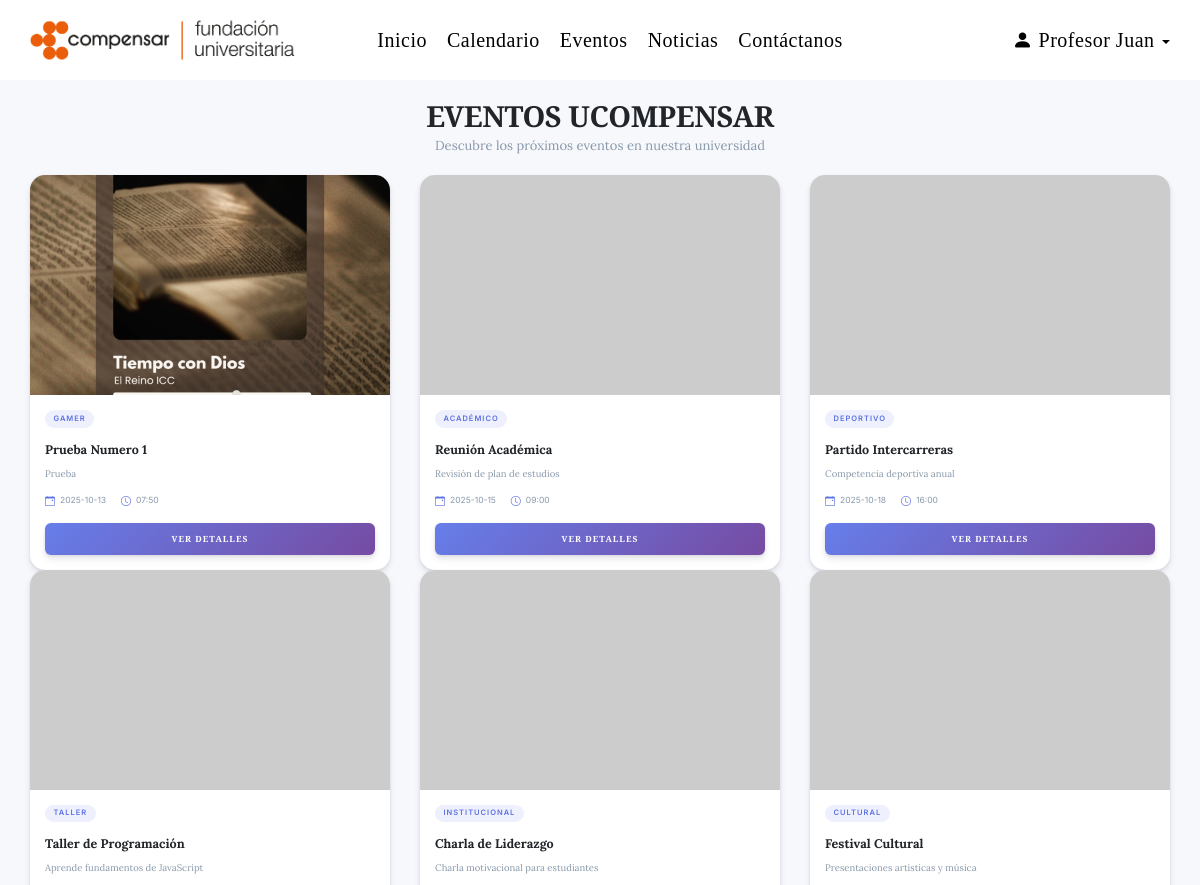
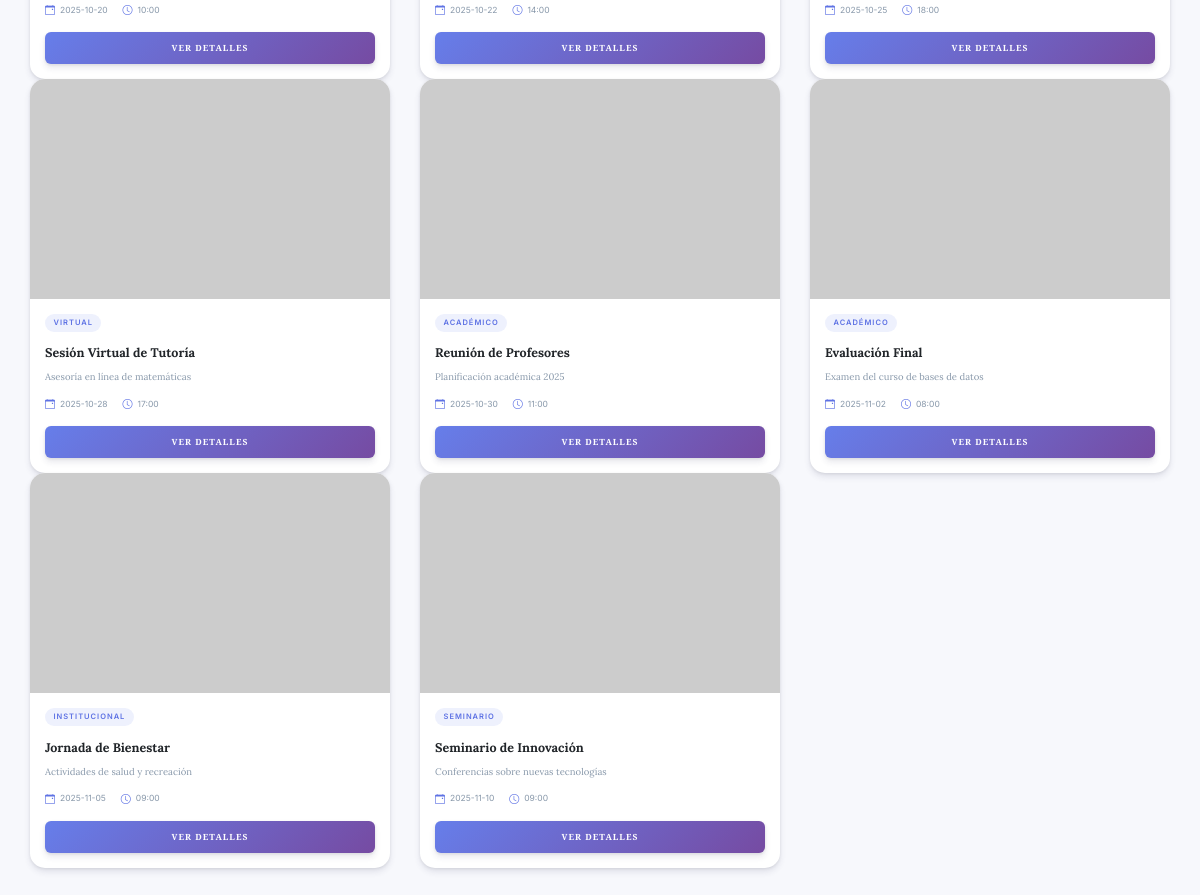
Page /src/Pages/Eventos/eventos.php (signed in) on the committed database (2 pictures, top to bottom).
### tables this page shows
CREATE TABLE `eventos` (
  `id` int(11) NOT NULL,
  `nombre` varchar(100) NOT NULL,
  `descripcion` text DEFAULT NULL,
  `imagen` varchar(255) DEFAULT NULL,
  `tipo` varchar(50) DEFAULT NULL,
  `fecha` datetime NOT NULL
);

### src/Pages/Eventos/eventos.php (the view, shortened to what this page needs)
<?php
include(__DIR__ . '/../../config/conexion.php');
 $sql = "SELECT
            e.id, e.nombre, e.descripcion, e.tipo, e.fecha, e.imagen,
            GROUP_CONCAT(et.nombre SEPARATOR ', ') AS etiquetas
        FROM eventos e
        LEFT JOIN evento_etiquetas ee ON e.id = ee.evento_id
        LEFT JOIN etiquetas et ON ee.etiqueta_id = et.id
        GROUP BY e.id
        ORDER BY e.fecha ASC";
 $result = $conn->query($sql);
 $events_data = [];
if ($result && $result->num_rows > 0) {
    while ($row = $result->fetch_assoc()) {
        $timestamp = strtotime($row['fecha']);
        $events_data[] = [
            'id' => (int)$row['id'],
            'title' => $row['nombre'],
            'description' => $row['descripcion'],
            'event_date' => date('Y-m-d', $timestamp),
            'event_time' => date('H:i', $timestamp),
            'category' => $row['tipo'],
            'etiquetas' => $row['etiquetas'] ?: 'Sin etiquetas',
            'image' => $row['imagen']
            ? '../../../public/uploads/' . htmlspecialchars($row['imagen'])
            : "https://picsum.photos/seed/evento{$row['id']}/600/400.jpg",
        ];
    }
}
?>
<!DOCTYPE html>
<html lang="es">
<head>
    <link rel="stylesheet" href="https://maxcdn.bootstrapcdn.com/bootstrap/3.4.1/css/bootstrap.min.css">
    <link rel="stylesheet" href="https://cdn.jsdelivr.net/npm/bootstrap-icons@1.11.3/font/bootstrap-icons.css">
    <link rel="stylesheet" href="../../../public/css/eventos.css">
</head>
<body class="Eventos">
    <?php include('../../Components/menu.php'); ?>
    <div class="container mt-5">
        <div class="header text-center mb-4">
            <h1>EVENTOS UCOMPENSAR</h1>
            <p>Descubre los próximos eventos en nuestra universidad</p>
        </div>
        <?php if (empty($events_data)): ?>
            <div class="alert alert-warning text-center">
                <h4>No hay eventos disponibles en este momento.</h4>
                <p>Vuelve pronto para conocer nuestras nuevas actividades.</p>
            </div>
        <?php else: ?>
            <div class="row" id="listaEventos">
                <?php foreach ($events_data as $ev): ?>
                    <div class="col-md-4 mb-4">
                        <div class="event-card shadow-sm">
                            <img src="<?php echo $ev['image']; ?>" class="event-image" alt="<?php echo $ev['title']; ?>">
                            <div class="event-body">
                                <div class="event-category"><?php echo htmlspecialchars($ev['category']); ?></div>
                                <h5 class="event-title"><?php echo htmlspecialchars($ev['title']); ?></h5>
                                <p class="event-description"><?php echo htmlspecialchars($ev['description']); ?></p>
                                <div class="event-meta">
                                    <span><i class="bi bi-calendar-event"></i> <?php echo $ev['event_date']; ?></span>
                                    <span><i class="bi bi-clock"></i> <?php echo $ev['event_time']; ?></span>
                                </div>
                                <button class="btn btn-primary details-btn w-100" data-event-id="<?php echo $ev['id']; ?>">Ver Detalles</button>
                            </div>
                        </div>
                    </div>
                <?php endforeach; ?>
            </div>
        <?php endif; ?>
    </div>
</body>
</html>

### public/css/eventos.css (style rules this page uses)
:root { --primary-color: #5e72e4; --primary-gradient: linear-gradient(135deg, #667eea 0%, #764ba2 100%); --secondary-color: #f7f8fc; --accent-color: #f5365c; --success-color: #10b981; --dark-color: #212529; --light-color: #f8f9fa; --text-color: #525f7f; --text-light: #8898aa; --font-family: 'Inter', 'Segoe UI', Tahoma, Geneva, Verdana, sans-serif; --font-weight-light: 300; --font-weight-normal: 400; --font-weight-semibold: 600; --font-weight-bold: 700; --border-radius: 15px; --border-radius-sm: 8px; --border-radius-lg: 20px; --box-shadow-sm: 0 4px 6px rgba(50, 50, 93, 0.11), 0 1px 3px rgba(0, 0, 0, 0.08); --box-shadow: 0 15px 35px rgba(50, 50, 93, 0.1), 0 5px 15px rgba(0, 0, 0, 0.07); --box-shadow-lg: 0 20px 40px rgba(0, 0, 0, 0.15); --transition-fast: all 0.2s cubic-bezier(0.25, 0.8, 0.25, 1); --transition: all 0.3s cubic-bezier(0.25, 0.8, 0.25, 1); --transition-slow: all 0.5s cubic-bezier(0.25, 0.8, 0.25, 1); }
.Eventos { background-color: var(--secondary-color); font-family: var(--font-family); color: var(--text-color); padding-bottom: 50px; min-height: 100vh; }
.header h1 { color: var(--dark-color); font-weight: var(--font-weight-bold); font-size: 2.9rem; margin-bottom: 0.5rem; letter-spacing: -0.5px; padding-top: 20px; }
.header p { color: var(--text-light); font-size: 1.3rem; max-width: 600px; margin: 0 auto; font-weight: var(--font-weight-normal); padding-bottom: 20px; }
.event-card { border: none; border-radius: var(--border-radius); overflow: hidden; background: white; box-shadow: var(--box-shadow-sm); transition: var(--transition); height: 100%; display: flex; flex-direction: column; position: relative; }
.event-card::before { content: ''; position: absolute; top: 0; left: -100%; width: 50%; height: 100%; background: linear-gradient(to right, rgba(255,255,255,0) 0%, rgba(255,255,255,0.2) 100%); transform: skewX(-25deg); transition: var(--transition-slow); z-index: 1; }
.event-image { width: 100%; height: 220px; object-fit: cover; transition: var(--transition-slow); display: block; }
.event-body { padding: 1.5rem; display: flex; flex-direction: column; flex-grow: 1; z-index: 2; position: relative; text-align: left; }
.event-category { font-size: 0.75rem; font-weight: var(--font-weight-semibold); color: var(--primary-color); text-transform: uppercase; letter-spacing: 1px; margin-bottom: 0.75rem; background-color: rgba(94, 114, 228, 0.1); padding: 0.35rem 0.85rem; border-radius: 50px; display: inline-block; width: fit-content; text-align: left; }
.event-title { font-size: 1.25rem; font-weight: var(--font-weight-bold); color: var(--dark-color); margin-bottom: 0.75rem; line-height: 1.4; display: -webkit-box; -webkit-line-clamp: 2; -webkit-box-orient: vertical; overflow: hidden; text-align: left; }
.event-description { color: var(--text-light); font-size: 0.95rem; margin-bottom: 1.25rem; flex-grow: 1; line-height: 1.6; display: -webkit-box; -webkit-line-clamp: 3; -webkit-box-orient: vertical; overflow: hidden; text-align: left !important; }
.event-meta { font-size: 0.85rem; color: var(--text-light); margin-bottom: 1.5rem; text-align: left; }
.event-meta span { margin-right: 1.25rem; display: inline-flex; align-items: center; text-align: left; }
.event-meta i { margin-right: 0.5rem; color: var(--primary-color); font-size: 1rem; }
.btn { border-radius: 50px; padding: 0.75rem 1.75rem; font-weight: var(--font-weight-semibold); text-transform: uppercase; letter-spacing: 0.8px; font-size: 0.85rem; transition: var(--transition); border: none; margin-top: auto; cursor: pointer; position: relative; overflow: hidden; text-align: center; }
.btn-primary { background: var(--primary-gradient); color: white; box-shadow: var(--box-shadow-sm); }

### public/css/estructura.css (style rules this page uses)
h1, h2, h3 { font-family: 'Cormorant Garamond', serif; font-weight: 700; color: #fff; margin: 0 0 10px 0; }
h4, h5, h6 { font-family: 'Lora', serif; font-weight: 500; color: #ddd; margin: 5px 0; }
p { font-family: 'Lora', serif; font-weight: 400; font-size: 1rem; color: #eee; }
button, .btn { font-family: 'Cormorant Garamond', serif; font-weight: 600; text-transform: uppercase; letter-spacing: 1px; padding: 10px 20px; border: none; background-color: orange; color: #fff; border-radius: 6px; cursor: pointer; transition: background 0.3s ease; }

### rows in the picture
eventos: shows a picture, tipo "GAMER", nombre "Prueba Numero 1", descripcion "Prueba", event_date "2025-10-13", event_time "07:50"
eventos: tipo "ACADÉMICO", nombre "Reunión Académica", descripcion "Revisión de plan de estudios", event_date "2025-10-15", event_time "09:00"
eventos: tipo "DEPORTIVO", nombre "Partido Intercarreras", descripcion "Competencia deportiva anual", event_date "2025-10-18", event_time "16:00"
eventos: tipo "TALLER", nombre "Taller de Programación", descripcion "Aprende fundamentos de JavaScript", event_date "2025-10-20", event_time "10:00"
eventos: tipo "INSTITUCIONAL", nombre "Charla de Liderazgo", descripcion "Charla motivacional para estudiantes", event_date "2025-10-22", event_time "14:00"
eventos: tipo "CULTURAL", nombre "Festival Cultural", descripcion "Presentaciones artísticas y música", event_date "2025-10-25", event_time "18:00"
eventos: tipo "VIRTUAL", nombre "Sesión Virtual de Tutoría", descripcion "Asesoría en línea de matemáticas", event_date "2025-10-28", event_time "17:00"
eventos: tipo "ACADÉMICO", nombre "Reunión de Profesores", descripcion "Planificación académica 2025", event_date "2025-10-30", event_time "11:00"
eventos: tipo "ACADÉMICO", nombre "Evaluación Final", descripcion "Examen del curso de bases de datos", event_date "2025-11-02", event_time "08:00"
eventos: tipo "INSTITUCIONAL", nombre "Jornada de Bienestar", descripcion "Actividades de salud y recreación", event_date "2025-11-05", event_time "09:00"
eventos: tipo "SEMINARIO", nombre "Seminario de Innovación", descripcion "Conferencias sobre nuevas tecnologías", event_date "2025-11-10", event_time "09:00"

### other values in the picture
$nombre "Profesor Juan"
